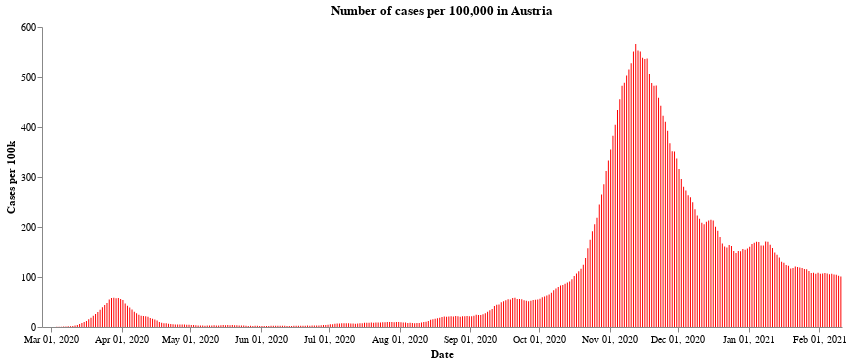

The code cell stored with this chart in its notebook:
### Markdown cell above
First we have the number of cases per 100,000 population across the whole of Austria. After a very sharp rise in cases during the end of October and the middle of November, the number of new cases have fallen due to the second lockdown. At the time of writting, the cases seem to have levelled off a little - though the Austrian government announced a third lockdown lasting a month starting from the 26th of December, in the expectation that cases will continue to rise over the festive period.

### Code cell
#collapse
import altair as alt

alt.Chart(all_austria).mark_bar(
    color='red',
    opacity=1,
    size=1
).encode(
    x=alt.X("yearmonthdate(Time):T", axis=alt.Axis(title='Date')),
    y=alt.Y("SiebenTageInzidenzFaelle:Q",
            axis=alt.Axis(title='Cases per 100k')),
).configure_axis(grid=False).configure_view(strokeWidth=0).properties(
    title='Number of cases per 100,000 in Austria', width=800
)

### Figure 1 — Vega-Lite specification as saved in the notebook (floating-point values rounded to 4 significant figures; data arrays with more than 128 entries replaced by an {"elided": "..."} marker saying what was removed)
{"config": {"view": {"continuousWidth": 400, "continuousHeight": 300, "strokeWidth": 0}, "axis": {"grid": false}}, "data": {"name": "data-3805d8334b2593ba47a1b5b482606cb0"}, "mark": {"type": "bar", "color": "red", "opacity": 1, "size": 1}, "encoding": {"x": {"type": "temporal", "axis": {"title": "Date"}, "field": "Time", "timeUnit": "yearmonthdate"}, "y": {"type": "quantitative", "axis": {"title": "Cases per 100k"}, "field": "SiebenTageInzidenzFaelle"}}, "title": "Number of cases per 100,000 in Austria", "width": 800, "$schema": "https://vega.github.io/schema/vega-lite/v4.8.1.json", "datasets": {"data-3805d8334b2593ba47a1b5b482606cb0": {"elided": "351 records"}}}
